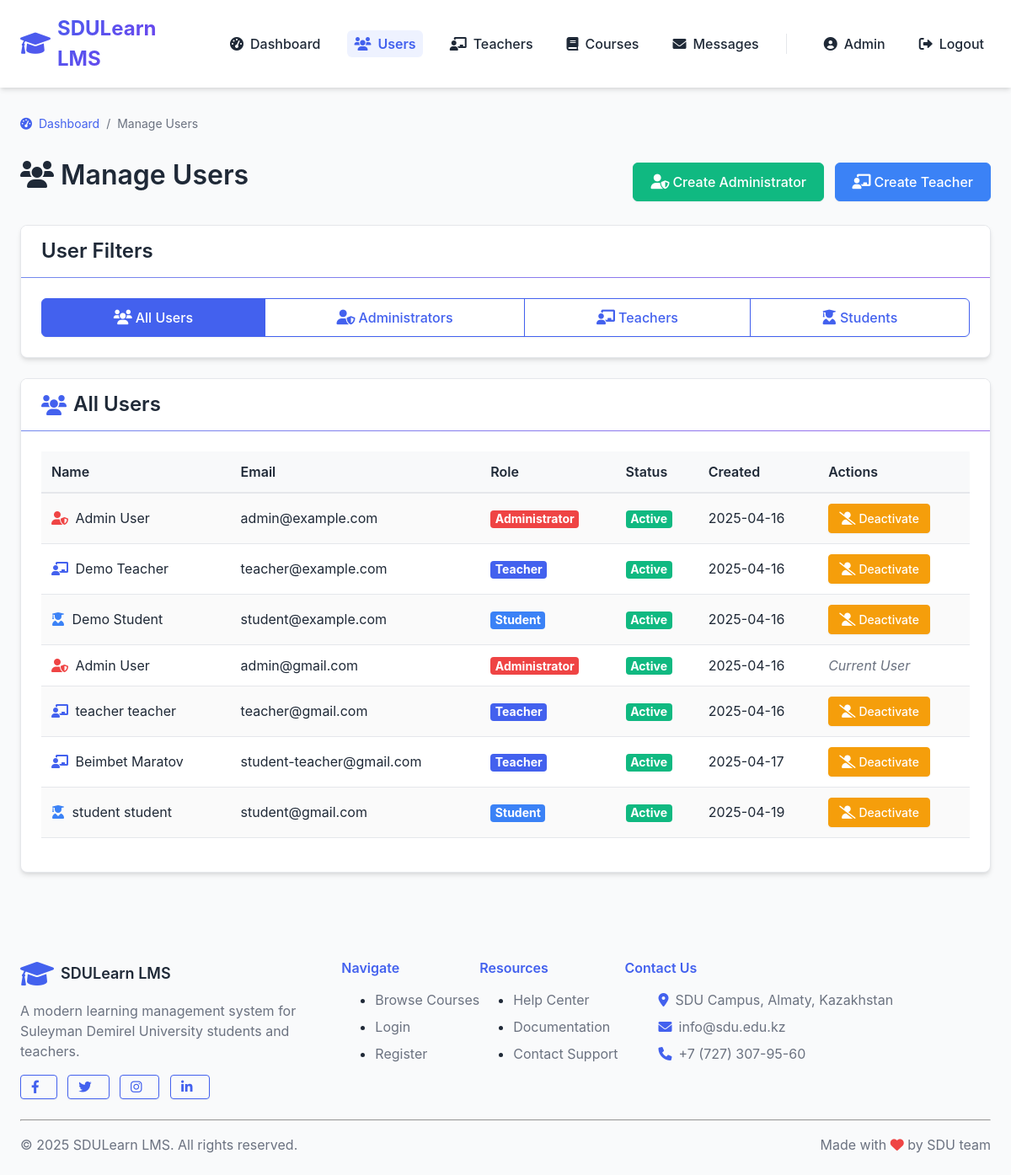
Screenshot of /admin/users (signed in) with the database file from the repository.
### lms/models/user.py (models this page shows, shortened)
class User(db.Model, UserMixin):
    __tablename__ = 'users'
    id = db.Column(db.Integer, primary_key=True)
    first_name = db.Column(db.String(50), nullable=False)
    last_name = db.Column(db.String(50), nullable=False)
    email = db.Column(db.String(120), unique=True, nullable=False)
    password_hash = db.Column(db.String(256), nullable=False)
    role_id = db.Column(db.Integer, db.ForeignKey('roles.id'), nullable=False)
    about_me = db.Column(db.Text, nullable=True)
    is_active = db.Column(db.Boolean, default=True)
    created_at = db.Column(db.DateTime, default=datetime.utcnow)
    updated_at = db.Column(db.DateTime, default=datetime.utcnow, onupdate=datetime.utcnow)
    certificate_path = db.Column(db.String(255), nullable=True, default=None)
    certificate_verified = db.Column(db.Boolean, nullable=True, default=False)
    certificate_submitted_at = db.Column(db.DateTime, nullable=True, default=None)
    certificate_description = db.Column(db.Text, nullable=True)
    created_courses = db.relationship('Course', backref='teacher', lazy='dynamic')
    enrollments = db.relationship('Enrollment', back_populates='student', lazy='dynamic')
    submissions = db.relationship('Submission', back_populates='student', lazy='dynamic')
    @property
    def password(self):
        raise AttributeError('Password is not a readable attribute')
    def is_admin(self):
        return self.role.name == 'admin'

### lms/routes/admin.py (the view)
@admin_bp.route('/users')
@login_required
@admin_required
def manage_users():
    role_filter = request.args.get('role', 'all')
    if role_filter == 'student':
        users = User.query.join(Role).filter(Role.name == 'student').all()
    elif role_filter == 'teacher':
        users = User.query.join(Role).filter(Role.name == 'teacher').all()
    elif role_filter == 'admin':
        users = User.query.join(Role).filter(Role.name == 'admin').all()
    else:
        users = User.query.all()
    return render_template('admin/users.html', users=users, current_filter=role_filter)

### app.py (called while the page is built)
@login_manager.user_loader
def load_user(user_id):
    return User.query.get(int(user_id))

### lms/routes/admin.py (called while the page is built)
def admin_required(f):
    @wraps(f)
    def decorated_function(*args, **kwargs):
        if not current_user.is_authenticated or not current_user.is_admin():
            flash('You do not have permission to access this page.', 'danger')
            return redirect(url_for('auth.login'))
        return f(*args, **kwargs)
    return decorated_function

### lms/templates/admin/users.html (shortened to what this page needs)
{% extends 'base.html' %}
{% block content %}
<div class="breadcrumb">
    <div class="breadcrumb-item"><a href="{{ url_for('admin.dashboard') }}"><i class="fas fa-tachometer-alt mr-1"></i> Dashboard</a></div>
    <div class="breadcrumb-item active">Manage Users</div>
</div>
<div class="d-flex justify-content-between align-items-center mb-4">
    <h1><i class="fas fa-users mr-2"></i>Manage Users</h1>
    <div>
        {% if current_filter == 'admin' or current_filter == 'all' %}
            <a href="{{ url_for('admin.create_admin') }}" class="btn btn-success mr-2">
                <i class="fas fa-user-shield mr-1"></i> Create Administrator
            </a>
        {% endif %}
        {% if current_filter == 'teacher' or current_filter == 'all' %}
            <a href="{{ url_for('admin.create_teacher') }}" class="btn btn-info">
                <i class="fas fa-chalkboard-teacher mr-1"></i> Create Teacher
            </a>
        {% endif %}
    </div>
</div>
<div class="card mb-4">
    <div class="card-header bg-primary text-white">
        <div class="d-flex justify-content-between align-items-center">
            <h3 class="mb-0">User Filters</h3>
        </div>
    </div>
    <div class="card-body">
        <div class="btn-group btn-group-lg w-100">
            <a href="{{ url_for('admin.manage_users', role='all') }}" class="btn {% if current_filter == 'all' %}btn-primary{% else %}btn-outline-primary{% endif %}">
                <i class="fas fa-users mr-1"></i> All Users
            </a>
            <a href="{{ url_for('admin.manage_users', role='admin') }}" class="btn {% if current_filter == 'admin' %}btn-primary{% else %}btn-outline-primary{% endif %}">
                <i class="fas fa-user-shield mr-1"></i> Administrators
            </a>
            <a href="{{ url_for('admin.manage_users', role='teacher') }}" class="btn {% if current_filter == 'teacher' %}btn-primary{% else %}btn-outline-primary{% endif %}">
                <i class="fas fa-chalkboard-teacher mr-1"></i> Teachers
            </a>
            <a href="{{ url_for('admin.manage_users', role='student') }}" class="btn {% if current_filter == 'student' %}btn-primary{% else %}btn-outline-primary{% endif %}">
                <i class="fas fa-user-graduate mr-1"></i> Students
            </a>
        </div>
    </div>
</div>
<div class="card">
    <div class="card-header">
        <h3 class="mb-0">
            {% if current_filter == 'admin' %}
                <i class="fas fa-user-shield mr-2"></i>Administrators
            {% elif current_filter == 'teacher' %}
                <i class="fas fa-chalkboard-teacher mr-2"></i>Teachers
            {% elif current_filter == 'student' %}
                <i class="fas fa-user-graduate mr-2"></i>Students
            {% else %}
                <i class="fas fa-users mr-2"></i>All Users
            {% endif %}
        </h3>
    </div>
    <div class="card-body">
        {% if users %}
            <div class="table-responsive">
                <table class="table table-striped">
                    <thead class="thead-light">
                        <tr>
                            <th>Name</th>
                            <th>Email</th>
                            <th>Role</th>
                            <th>Status</th>
                            <th>Created</th>
                            <th>Actions</th>
                        </tr>
                    </thead>
                    <tbody>
                        {% for user in users %}
                        <tr>
                            <td>
                                {% if user.role.name == 'admin' %}
                                    <i class="fas fa-user-shield text-danger mr-1"></i>
                                {% elif user.role.name == 'teacher' %}
                                    <i class="fas fa-chalkboard-teacher text-primary mr-1"></i>
                                {% else %}
                                    <i class="fas fa-user-graduate text-info mr-1"></i>
                                {% endif %}
                                {{ user.first_name }} {{ user.last_name }}
                            </td>
                            <td>{{ user.email }}</td>
                            <td>
                                {% if user.role.name == 'admin' %}
                                    <span class="badge badge-danger">Administrator</span>
                                {% elif user.role.name == 'teacher' %}
                                    <span class="badge badge-primary">Teacher</span>
                                {% else %}
                                    <span class="badge badge-info">Student</span>
                                {% endif %}
                            </td>
                            <td>
                                {% if user.is_active %}
                                    <span class="badge badge-success">Active</span>
                                {% else %}
                                    <span class="badge badge-danger">Inactive</span>
                                {% endif %}
                            </td>
                            <td>{% if user.created_at %}{{ user.created_at.strftime('%Y-%m-%d') }}{% else %}N/A{% endif %}</td>
                            <td>
                                {% if user.id != current_user.id %}
                                    {% if user.is_active %}
                                        <a href="{{ url_for('admin.toggle_user_status', user_id=user.id) }}"
                                           class="btn btn-sm btn-warning"
                                           onclick="return confirm('Are you sure you want to deactivate this user?')">
                                            <i class="fas fa-user-slash mr-1"></i> Deactivate
                                        </a>
                                    {% else %}
                                        <a href="{{ url_for('admin.toggle_user_status', user_id=user.id) }}"
                                           class="btn btn-sm btn-success"
                                           onclick="return confirm('Are you sure you want to activate this user?')">
                                            <i class="fas fa-user-check mr-1"></i> Activate
                                        </a>
                                    {% endif %}
                                {% else %}
                                    <span class="text-muted"><i>Current User</i></span>
                                {% endif %}
                            </td>
                        </tr>
                        {% endfor %}
                    </tbody>
                </table>
            </div>
        {% else %}
            <div class="alert alert-info">
                <i class="fas fa-info-circle mr-1"></i> No users found matching the selected criteria.
            </div>
        {% endif %}
    </div>
</div>
{% endblock %}

### lms/templates/base.html (shortened to what this page needs)
<!DOCTYPE html>
<html lang="en">
<head>
    <link rel="stylesheet" href="{{ url_for('static', filename='css/styles.css') }}">
    <link rel="stylesheet" href="https://cdnjs.cloudflare.com/ajax/libs/font-awesome/6.0.0-beta3/css/all.min.css">
</head>
<body>
    <nav class="navbar">
        <div class="container navbar-container">
            <a href="/" class="navbar-logo">
                <i class="fas fa-graduation-cap"></i> SDULearn LMS
            </a>
            <div class="navbar-collapse" id="navbar-collapse">
                <ul class="navbar-links" id="navbar-links">
                    {% if current_user.is_authenticated %}
                        {% if current_user.is_admin() %}
                            <li><a href="{{ url_for('admin.dashboard') }}" {% if request.path.startswith('/admin/dashboard') %}class="active"{% endif %}><i class="fas fa-tachometer-alt"></i> Dashboard</a></li>
                            <li><a href="{{ url_for('admin.manage_users') }}" {% if request.path.startswith('/admin/users') %}class="active"{% endif %}><i class="fas fa-users"></i> Users</a></li>
                            <li><a href="{{ url_for('admin.manage_teachers') }}" {% if request.path.startswith('/admin/teachers') %}class="active"{% endif %}><i class="fas fa-chalkboard-teacher"></i> Teachers</a></li>
                            <li><a href="{{ url_for('admin.manage_courses') }}" {% if request.path.startswith('/admin/courses') %}class="active"{% endif %}><i class="fas fa-book"></i> Courses</a></li>
                            <li><a href="{{ url_for('messages.inbox') }}" {% if request.path.startswith('/messages') %}class="active"{% endif %}><i class="fas fa-envelope"></i> Messages
                            </a></li>
                        {% endif %}
                        <li><a href="{{ url_for('auth.profile') }}" {% if request.path.startswith('/auth/profile') %}class="active"{% endif %}><i class="fas fa-user-circle"></i> {{ current_user.first_name }}</a></li>
                        <li><a href="{{ url_for('auth.logout') }}"><i class="fas fa-sign-out-alt"></i> Logout</a></li>
                    {% endif %}
                </ul>
            </div>
        </div>
    </nav>
    <div class="container py-4">
        {% block content %}{% endblock %}
    </div>
    <footer class="bg-white py-4 mt-5 border-top">
        <div class="container">
            <div class="row">
                <div class="col-md-4">
                    <div class="d-flex align-items-center mb-3">
                        <i class="fas fa-graduation-cap text-primary mr-2" style="font-size: 2rem;"></i>
                        <h5 class="mb-0">SDULearn LMS</h5>
                    </div>
                    <p class="text-muted">A modern learning management system for Suleyman Demirel University students and teachers.</p>
                    <div class="mt-3">
                        <a href="https://www.facebook.com/sdu.edu.kz/" target="_blank" class="btn btn-sm btn-outline-primary mr-2"><i class="fab fa-facebook-f"></i></a>
                        <a href="https://twitter.com/SDUAlmaty" target="_blank" class="btn btn-sm btn-outline-primary mr-2"><i class="fab fa-twitter"></i></a>
                        <a href="https://www.instagram.com/sdu_university/" target="_blank" class="btn btn-sm btn-outline-primary mr-2"><i class="fab fa-instagram"></i></a>
                        <a href="https://www.linkedin.com/school/suleyman-demirel-university/" target="_blank" class="btn btn-sm btn-outline-primary"><i class="fab fa-linkedin-in"></i></a>
                    </div>
                </div>
                <div class="col-md-2">
                    <h6 class="mb-3 text-primary">Navigate</h6>
                    <ul class="list-unstyled">
                        <li class="mb-2"><a href="{{ url_for('student.browse_courses') }}" class="text-muted">Browse Courses</a></li>
                        <li class="mb-2"><a href="{{ url_for('auth.login') }}" class="text-muted">Login</a></li>
                        <li class="mb-2"><a href="{{ url_for('auth.register') }}" class="text-muted">Register</a></li>
                    </ul>
                </div>
                <div class="col-md-2">
                    <h6 class="mb-3 text-primary">Resources</h6>
                    <ul class="list-unstyled">
                        <li class="mb-2"><a href="https://sdu.edu.kz/help-center/" target="_blank" class="text-muted">Help Center</a></li>
                        <li class="mb-2"><a href="https://sdu.edu.kz/documentation/" target="_blank" class="text-muted">Documentation</a></li>
                        <li class="mb-2"><a href="mailto:info@sdu.edu.kz" class="text-muted">Contact Support</a></li>
                    </ul>
                </div>
                <div class="col-md-4">
                    <h6 class="mb-3 text-primary">Contact Us</h6>
                    <ul class="list-unstyled">
                        <li class="mb-2 d-flex align-items-center">
                            <i class="fas fa-map-marker-alt text-primary mr-2"></i>
                            <span class="text-muted">SDU Campus, Almaty, Kazakhstan</span>
                        </li>
                        <li class="mb-2 d-flex align-items-center">
                            <i class="fas fa-envelope text-primary mr-2"></i>
                            <span class="text-muted">info@sdu.edu.kz</span>
                        </li>
                        <li class="mb-2 d-flex align-items-center">
                            <i class="fas fa-phone text-primary mr-2"></i>
                            <span class="text-muted">+7 (727) 307-95-60</span>
                        </li>
                    </ul>
                </div>
            </div>
            <hr class="mt-4 mb-3">
            <div class="d-flex justify-content-between align-items-center">
                <p class="mb-0 text-muted">© 2025 SDULearn LMS. All rights reserved.</p>
                <p class="mb-0 text-muted">Made with <i class="fas fa-heart text-danger"></i> by SDU team</p>
            </div>
        </div>
    </footer>
</body>
</html>

### lms/templates/base.html (style rules this page uses)
.navbar-container { position: relative; }
.navbar-collapse { display: flex; align-items: center; }

### rows the page displays
User: first_name "Admin", last_name "User", email "admin@gmail.com", shows "Administrator", is_active "Active", created_at "2025-04-16", shows "Current User"
User: first_name "Admin", last_name "User", email "admin@example.com", shows "Administrator", is_active "Active", created_at "2025-04-16"
User: first_name "Demo", last_name "Teacher", email "teacher@example.com", is_active "Active", created_at "2025-04-16"
User: first_name "Demo", last_name "Student", email "student@example.com", is_active "Active", created_at "2025-04-16"
User: first_name "teacher", last_name "teacher", email "teacher@gmail.com", shows "Teacher", is_active "Active", created_at "2025-04-16"
User: first_name "Beimbet", last_name "Maratov", email "student-teacher@gmail.com", shows "Teacher", is_active "Active", created_at "2025-04-17"
User: first_name "student", last_name "student", email "student@gmail.com", shows "Student", is_active "Active", created_at "2025-04-19"
